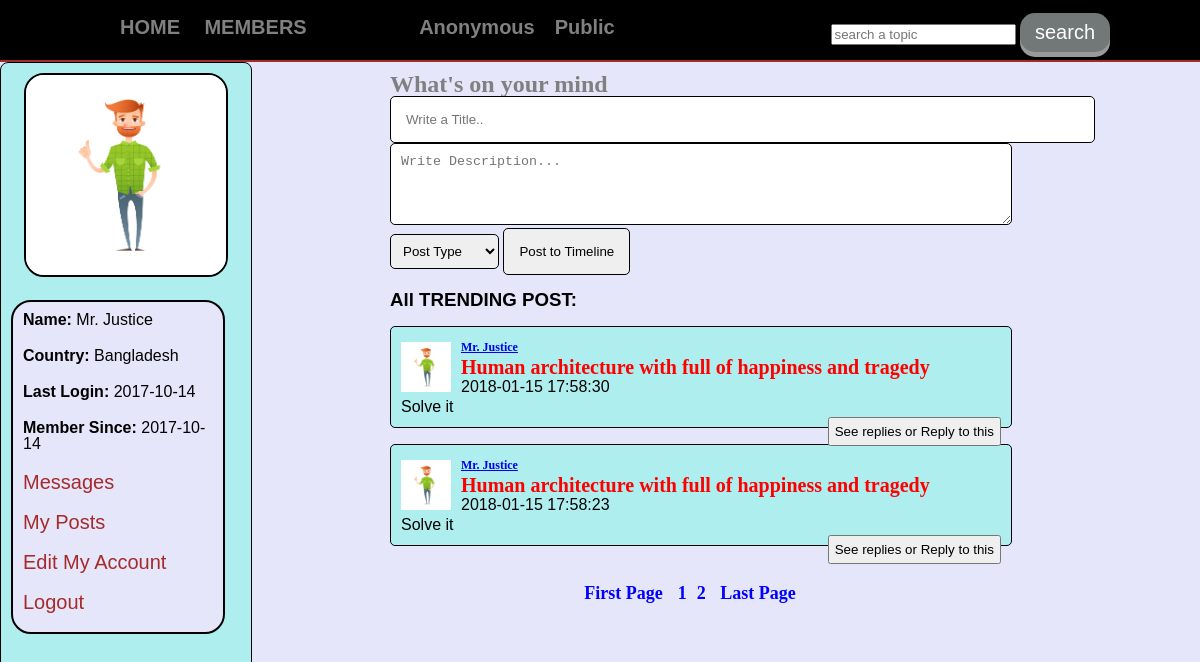
The page /justice/topic.php (signed in) on the database its author committed.
### tables this page shows
CREATE TABLE `topics` (
  `topic_id` int(11) NOT NULL,
  `topic_title` text NOT NULL
);

CREATE TABLE `users` (
  `user_id` int(11) NOT NULL,
  `user_name` varchar(100) NOT NULL,
  `user_pass` varchar(100) NOT NULL,
  `user_email` varchar(100) NOT NULL,
  `user_country` varchar(100) NOT NULL,
  `user_gender` varchar(100) NOT NULL,
  `user_b_day` date NOT NULL,
  `user_image` text NOT NULL,
  `register_date` date NOT NULL,
  `last_login` date NOT NULL,
  `status` text NOT NULL,
  `posts` text NOT NULL,
  `ver_code` varchar(100) NOT NULL
);

CREATE TABLE `posts` (
  `post_id` int(11) NOT NULL,
  `user_id` int(11) NOT NULL,
  `topic_id` int(11) NOT NULL,
  `post_title` text NOT NULL,
  `post_content` text NOT NULL,
  `post_date` timestamp NOT NULL DEFAULT CURRENT_TIMESTAMP ON UPDATE CURRENT_TIMESTAMP,
  `group_id` int(11) NOT NULL
);

### justice/topic.php (the view, shortened to what this page needs)
<?php
include("functions/functions.php");
if(!isset($_SESSION['user_email'])){
	header("location:index.php");
}
else {
?>
<!DOCTYPE html>
<html>
	<head>
	<link rel="stylesheet" href="styles/home_style.css" media="all" />
	</head>
	<body>
		<div class="container">
			<div id="head_wrap">
				<div id="header">
					<ul id="menu">
						<li><a href="home.php">HOME</a></li>
						<li><a href="members.php">MEMBERS</a></li>
					<strong>TRENDING</strong>
						<?php
						$get_topics="select * from topics";
						$run_topics=mysqli_query($con,$get_topics);
						while($row=mysqli_fetch_array($run_topics)){
							$topic_id=$row['topic_id'];
							$topic_title=$row['topic_title'];
							echo "<li><a href='topic.php?topic=$topic_id'>$topic_title</a></li>";
						}
						?>
					</ul>
					<form method="get" action="results.php" id="form1">
						<input type="text" class="searchtopic" name="user_query" placeholder="search a topic" />
						<input type="submit" class="button" name="search" value="search" />
					</form>
				</div>
			</div>
			<div class="content">
				<div id="user_timeline">
					<div id="user_details">
					<?php
					$user=$_SESSION['user_email'];
					$get_user="select * from users where user_email='$user'";
					$run_user=mysqli_query($con,$get_user);
					$row=mysqli_fetch_array($run_user);
					$user_id=$row['user_id'];
					$user_name=$row['user_name'];
					$user_country=$row['user_country'];
					$user_image=$row['user_image'];
					$register_date=$row['register_date'];
					$last_login=$row['last_login'];
					echo "
						<center><img src= 'user/user_images/$user_image' width='200' height='200' /></center>
						<div id='user_mention'>
						<p><strong>Name:</strong> $user_name</p>
						<p><strong>Country:</strong> $user_country</p>
						<p><strong>Last Login:</strong> $last_login</p>
						<p><strong>Member Since:</strong> $register_date</p>
						<p><a href='my_messages.php'>Messages</a></p>
						<p><a href='my_posts.php'>My Posts</a></p>
						<p><a href='Edit Profile.php'>Edit My Account</a></p>
						<p><a href='logout.php'>Logout</a></p>
						</div>
					";
					?>
					</div>
				</div>
				<div id="content_timeline">
					<form action="home.php?id=<?php echo $user_id; ?>" method="post" id="f">
					<h2>What's on your mind</h2>
					<input type="text" name="title" placeholder="Write a Title.." size="82" required="required"><br/>
					<textarea cols="83" rows="4" name="content" placeholder="Write Description..." ></textarea>
					<select name="topic">
						<option>Post Type</option>
						<?php getTopics(); ?>
					</select>
					<input type="submit" name="sub" value="Post to Timeline" />
					</form><br>
					<h3>All TRENDING POST:</h3><br>
					<?php get_Cats(); ?>
				</div>
			</div>
	</body>
</html>
<?php } ?>

### justice/functions/functions.php (shortened to what this page needs)
<?php
	$con=mysqli_connect("localhost","root","","justice") or die("Connection was not Established");
	function getTopics(){
		global $con;
		$get_topics="select * from topics";
		$run_topics=mysqli_query($con,$get_topics);
		while($row = mysqli_fetch_array($run_topics)){
			$topic_id=$row['topic_id'];
		}
	}
  function get_Cats(){
    global $con;
    $per_page=5;
    if(isset($_GET['page'])){
      $page= $_GET['page'];
    }
    else{
      $page=1;
    }
    $start_from=($page-1)* $per_page;
    $get_posts="select * from posts where topic_id='$topic_id' ORDER BY 1 DESC LIMIT $start_from,$per_page";
    $run_posts=mysqli_query($con,$get_posts);
    while($row_posts=mysqli_fetch_array($run_posts)){
      $post_id=$row_posts['post_id'];
      $user_id=$row_posts['user_id'];
      $post_title=$row_posts['post_title'];
      $content=$row_posts['post_content'];
      $post_date=$row_posts['post_date'];
      $user="select * from users where user_id='$user_id' and posts='yes'";
      $run_user=mysqli_query($con,$user);
      $row_user=mysqli_fetch_array($run_user);
      $user_name=$row_user['user_name'];
      $user_image=$row_user['user_image'];
      echo " <div id='posts'>
      <p><img src='user/user_images/$user_image' width='50' height='50'></p>
      <h3><a href='user_profile.php?user_id=$user_id' >$user_name</a></h3>
      <h4>$post_title</h4>
      <p>$post_date</p>
      <p>$content</p>
      <a href='single.php?post_id=$post_id' style='float:right;' ><button>See replies or Reply to this</button></a>
      </div><br/>
      ";
    }
    include("pagination.php");
  }
?>

### justice/styles/home_style.css (style rules this page uses)
html, body, div, span, applet, object, iframe, h1, h2, h3, h4, h5, h6, p, blockquote, pre, a, abbr, acronym, address, big, cite, code, del, dfn, em, img, ins, kbd, q, s, samp, small, strike, strong, sub, sup, tt, var, b, u, i, center, dl, dt, dd, ol, ul, li, fieldset, form, label, legend, table, caption, tbody, tfoot, thead, tr, th, td, article, aside, canvas, details, embed, figure, figcaption, footer, header, hgroup, menu, nav, output, ruby, section, summary, time, mark, audio, video { margin: 0; padding: 0; border: 0; }
body { line-height: 1; background-color: #E6E6FA; font-family: "Raleway", sans-serif; }
.container { margin: 0; padding: 0; background-color: #E6E6FA; }
#head_wrap { width: 100%; height: 40px; margin: 0 auto; border-bottom: 2px solid brown; padding: 10px; background: #AFEEEE; background-color: black; }
#header { margin: 0 auto; width: 1000px; height: 35px; }
#menu { line-height:35px; padding:0; margin:0; float:left; }
#menu li { display:inline; list-style:none; }
#menu a { margin:5px; padding:5px; text-decoration:none; color:gray; font-size:20px; font-weight:bold; }
#form1 { float: right; line-height: 35px; padding-top:3px; }
.button { display: inline-block; padding: 8px 15px; font-size: 20px; cursor: pointer; text-align: center; text-decoration: none; outline: none; color: #fff; background-color: #717877; border: none; border-radius: 15px; box-shadow: 0 5px #999; }
.content { width: 1200px; margin:0 auto; }
#user_timeline { background: #AFEEEE; width:250px; float:left; height:850px; border:1px solid black; border-radius: 8px; }
#user_details { padding:10px; margin-bottom:5px; }
#user_details img { border: 2px solid black; border-radius:20px; }
#user_details p { margin-bottom:10px; padding:5px; }
#user_details a { color:brown; text-decoration:none; font-size:20px; }
#user_mention { background:#E6E6FA; border: 2px solid black; border-radius:20px; width:200px; margin-top:20px ; margin-right: 15px; padding:5px; }
#content_timeline { float:right; width:700px; padding:10px; margin-right: 100px; }
#f input { padding:15px; border:1px solid black; border-radius:5px; font_weight:bolder; }
#f textarea { padding:10px; border:1px solid black; border-radius:5px; font_weight:bolder; width: 600px; }
#f select { padding:8px; border:1px solid black; border-radius:5px; font_weight:bolder; }
#f h2 { color:gray; font-family:sansational; }
#posts { width:600px; background:#AFEEEE; padding:10px; line-height:20px; border:1px solid black; text-align:justify; border-radius: 5px; }
#posts img { float:left; padding-top:5px; padding-right:10px; }
#posts h3 { color:brown; font-size: 12px; font-family: Georgia; }
#posts button { padding:5px; }
#posts h4 { color: red; font-size: 20px; font-family: Trebuchet MS; }

### rows shown on the page
topics: topic_title "Anonymous"
topics: topic_title "Public"
users: user_image (picture), user_name "Mr. Justice", user_country "Bangladesh", last_login "2017-10-14", register_date "2017-10-14"
posts: user.user_image (picture), user.user_name "Mr. Justice", post_title "Human architecture with full of happiness and tragedy", post_date "2018-01-15 17:58:30", post_content "Solve it"
posts: user.user_image (picture), user.user_name "Mr. Justice", post_title "Human architecture with full of happiness and tragedy", post_date "2018-01-15 17:58:23", post_content "Solve it"
